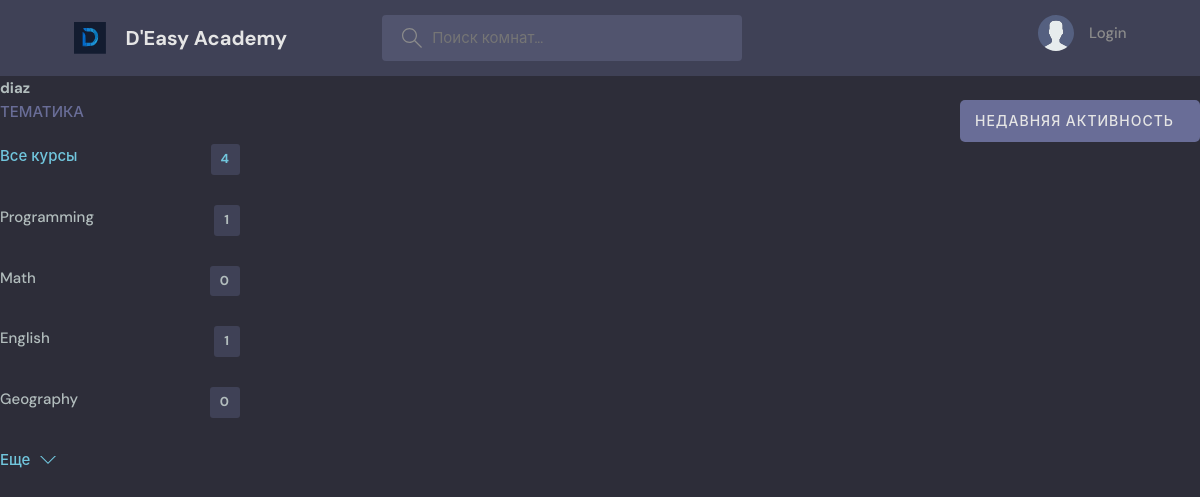
The page /profile/3/ on the database as committed earlier.
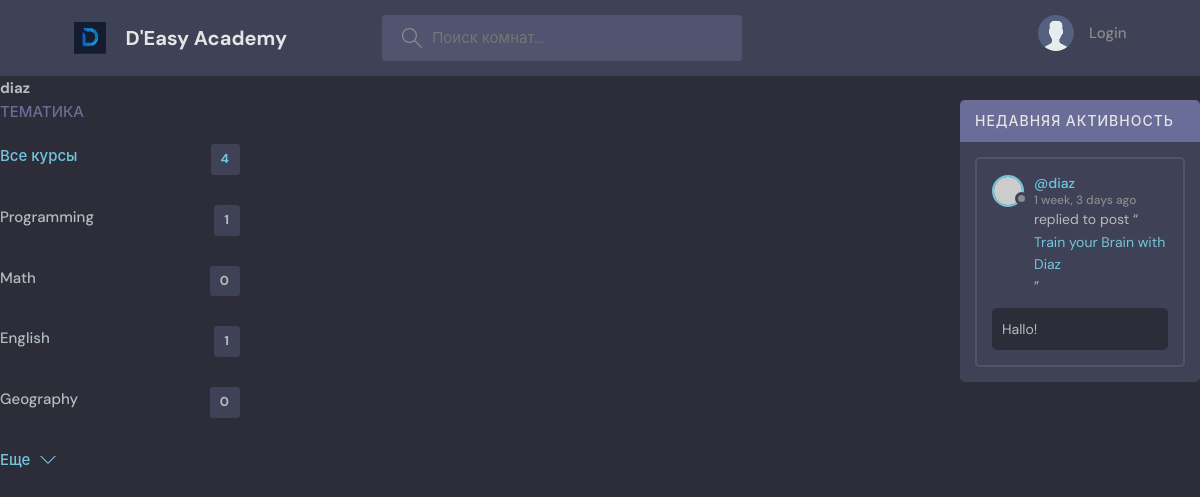
The same page on the database as committed later.
### base/models.py (models this page shows, shortened)
class Topic(models.Model):
    name = models.CharField(max_length=300)

class Message(models.Model):
    user = models.ForeignKey(User, on_delete=models.CASCADE)
    room = models.ForeignKey(Room, on_delete=models.CASCADE)
    body = models.TextField()
    updated = models.DateTimeField(auto_now=True)
    created = models.DateTimeField(auto_now_add=True)
    class Meta:
        ordering = ['-updated', '-created']

class Room(models.Model):
    host = models.ForeignKey(User, on_delete=models.SET_NULL, null=True)
    topic = models.ForeignKey(Topic, on_delete=models.SET_NULL, null=True)
    name = models.CharField(max_length=255)
    description = models.TextField(null = True, blank=True)
    participants = models.ManyToManyField(User, related_name='participants', blank=True)
    updated = models.DateTimeField(auto_now=True)
    created = models.DateTimeField(auto_now_add=True)
    class Meta:
        ordering = ['-updated', '-created']
    def __str__(self):
        return self.name

### base/views.py (the view)
# urls.py: path('profile/<str:pk>/', views.userProfile, name="user-profile"),
def userProfile(request, pk):
    user = User.objects.get(id=pk)
    rooms = user.room_set.all()
    room_messages = user.message_set.all()
    topics = Topic.objects.all()
    context = {'user': user, 'rooms': rooms, 'room_messages': room_messages, 'topics': topics }
    return render(request, 'base/profile.html', context)

### base/templates/base/profile.html (shortened to what this page needs)
{% extends 'main.html' %}
{% block content %}
<h1>{{user.username}}</h1>
<div class="profile-container">
    <div>
        {% include 'base/topics_component.html' %}
    </div>
    <div>
    </div>
    <div>
        {% include 'base/activity_component.html' %}
    </div>
</div>
{% endblock content %}

### base/templates/base/topics_component.html
<div class="topics">
          <div class="topics__header">
            <h2>Тематика</h2>
          </div>
          <ul class="topics__list">
            <li>
              <a href="{% url 'home' %}" class="active">Все курсы <span>{{topics.count}}</span></a>
            </li>
                          {% for topic in topics %}
            <li>
              <a href="{% url 'home' %}?q={{topic.name}}">{{ topic.name }}<span>{{topic.room_set.all.count}}</span></a>
            </li>
            {% endfor %}
          </ul>
          <a class="btn btn--link" href="topics.html">
            Еще
            <svg version="1.1" xmlns="http://www.w3.org/2000/svg" width="32" height="32" viewBox="0 0 32 32">
              <title>chevron-down</title>
              <path d="M16 21l-13-13h-3l16 16 16-16h-3l-13 13z"></path>
            </svg>
          </a>
        </div>

### base/templates/base/activity_component.html (shortened to what this page needs)
                   <div class="activities">
          <div class="activities__header">
            <h2>Недавняя активность</h2>
          </div>
                       {% for message in room_messages %}
          <div class="activities__box">
            <div class="activities__boxHeader roomListRoom__header">
              <a href="{% url 'user-profile' message.user.id%}" class="roomListRoom__author">
                <div class="avatar avatar--small">
                  <img src="https://randomuser.me/api/portraits/women/11.jpg" />
                </div>
                <p>
                  @{{message.user}}
                  <span>{{message.created|timesince}} ago</span>
                </p>
              </a>
            </div>
            <div class="activities__boxContent">
              <p>replied to post “<a href="{% url 'room' message.room.id %}">{{message.room}}</a>”</p>
              <div class="activities__boxRoomContent">
                {{ message.body }}
              </div>
            </div>
          </div>
                       {% endfor %}
        </div>

Rows that differ between the two databases and show on the page:
added Message: user "diaz", created "1 week, 3 days", room "Train your Brain with Diaz", body "Hallo!"
